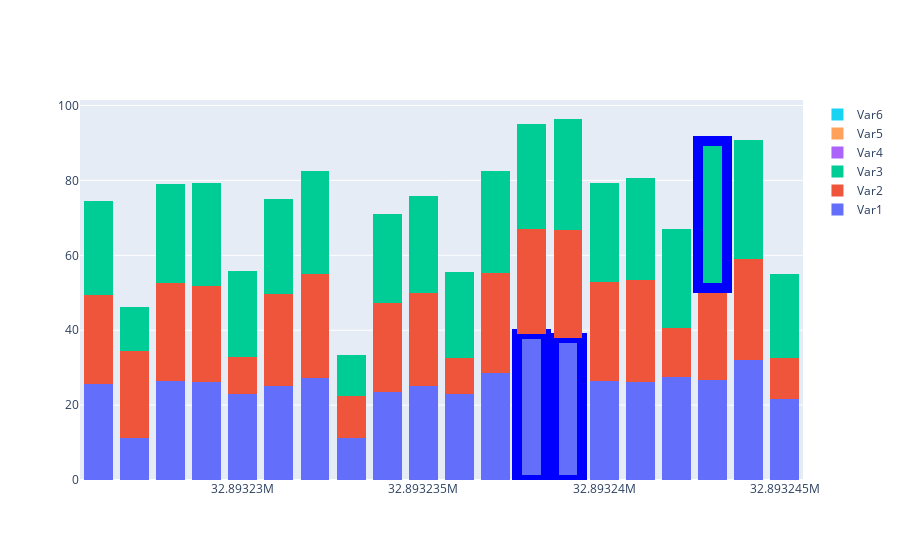

Notebook source saved alongside this figure:
### Code cell
# easier way, stop_lost with line width

fig = go.Figure(go.Bar(x = m5['POS'], y = m5['CADD_PHRED_VEP_gr0'], name = 'Var1', marker = dict(line = dict(color = 'blue', width = list(m5['new_stop_gr0'])))))
fig.add_trace(go.Bar(x = m5['POS'], y = m5['CADD_PHRED_VEP_gr1'], name = 'Var2', marker = dict(line = dict(color = 'blue', width = list(m5['new_stop_gr1'])))))
fig.add_trace(go.Bar(x = m5['POS'], y = m5['CADD_PHRED_VEP_gr2'], name = 'Var3', marker = dict(line = dict(color = 'blue', width = list(m5['new_stop_gr2'])))))
fig.add_trace(go.Bar(x = m5['POS'], y = m5['CADD_PHRED_VEP_gr3'], name = 'Var4', marker = dict(line = dict(color = 'blue', width = list(m5['new_stop_gr3'])))))
fig.add_trace(go.Bar(x = m5['POS'], y = m5['CADD_PHRED_VEP_gr4'], name = 'Var5', marker = dict(line = dict(color = 'blue', width = list(m5['new_stop_gr4'])))))
fig.add_trace(go.Bar(x = m5['POS'], y = m5['CADD_PHRED_VEP_gr5'], name = 'Var6', marker = dict(line = dict(color = 'blue', width = list(m5['new_stop_gr5'])))))
fig.update_layout(barmode = 'stack')
fig.show()

### Figure 1 — Plotly figure (JSON) as saved in the notebook; plotly's stock layout.template omitted (floating-point values rounded to 4 significant figures)
{"data": [{"marker": {"line": {"color": "blue", "width": [0, 0, 0, 0, 0, 0, 0, 0, 0, 0, 0, 0, 10, 10, 0, 0, 0, 0, 0, 0]}}, "name": "Var1", "type": "bar", "x": [32893226, 32893227, 32893228, 32893229, 32893230, 32893231, 32893232, 32893233, 32893234, 32893235, 32893236, 32893237, 32893238, 32893239, 32893240, 32893241, 32893242, 32893243, 32893244, 32893245], "y": [25.6, 11.14, 26.4, 26.1, 23, 25.1, 27.2, 11.13, 23.5, 25.1, 22.9, 28.6, 39, 38, 26.4, 26.1, 27.4, 26.7, 32, 21.6]}, {"marker": {"line": {"color": "blue", "width": [0, 0, 0, 0, 0, 0, 0, 0, 0, 0, 0, 0, 0, 0, 0, 0, 0, 0, 0, 0]}}, "name": "Var2", "type": "bar", "x": [32893226, 32893227, 32893228, 32893229, 32893230, 32893231, 32893232, 32893233, 32893234, 32893235, 32893236, 32893237, 32893238, 32893239, 32893240, 32893241, 32893242, 32893243, 32893244, 32893245], "y": [23.7, 23.3, 26.2, 25.8, 9.937, 24.6, 27.7, 11.27, 23.7, 24.8, 9.659, 26.7, 27.9, 28.8, 26.6, 27.3, 13.07, 24.7, 26.9, 11]}, {"marker": {"line": {"color": "blue", "width": [0, 0, 0, 0, 0, 0, 0, 0, 0, 0, 0, 0, 0, 0, 0, 0, 0, 10, 0, 0]}}, "name": "Var3", "type": "bar", "x": [32893226, 32893227, 32893228, 32893229, 32893230, 32893231, 32893232, 32893233, 32893234, 32893235, 32893236, 32893237, 32893238, 32893239, 32893240, 32893241, 32893242, 32893243, 32893244, 32893245], "y": [25.3, 11.67, 26.4, 27.4, 23, 25.4, 27.6, 11.07, 23.9, 26, 22.9, 27.1, 28.2, 29.6, 26.3, 27.3, 26.5, 39, 32, 22.3]}, {"marker": {"line": {"color": "blue", "width": [0, 0, 0, 0, 0, 0, 0, 0, 0, 0, 0, 0, 0, 0, 0, 0, 0, 0, 0, 0]}}, "name": "Var4", "type": "bar", "x": [32893226, 32893227, 32893228, 32893229, 32893230, 32893231, 32893232, 32893233, 32893234, 32893235, 32893236, 32893237, 32893238, 32893239, 32893240, 32893241, 32893242, 32893243, 32893244, 32893245], "y": [null, null, null, null, null, null, null, null, null, null, null, null, null, null, null, null, null, null, null, null]}, {"marker": {"line": {"color": "blue", "width": [0, 0, 0, 0, 0, 0, 0, 0, 0, 0, 0, 0, 0, 0, 0, 0, 0, 0, 0, 0]}}, "name": "Var5", "type": "bar", "x": [32893226, 32893227, 32893228, 32893229, 32893230, 32893231, 32893232, 32893233, 32893234, 32893235, 32893236, 32893237, 32893238, 32893239, 32893240, 32893241, 32893242, 32893243, 32893244, 32893245], "y": [null, null, null, null, null, null, null, null, null, null, null, null, null, null, null, null, null, null, null, null]}, {"marker": {"line": {"color": "blue", "width": [0, 0, 0, 0, 0, 0, 0, 0, 0, 0, 0, 0, 0, 0, 0, 0, 0, 0, 0, 0]}}, "name": "Var6", "type": "bar", "x": [32893226, 32893227, 32893228, 32893229, 32893230, 32893231, 32893232, 32893233, 32893234, 32893235, 32893236, 32893237, 32893238, 32893239, 32893240, 32893241, 32893242, 32893243, 32893244, 32893245], "y": [null, null, null, null, null, null, null, null, null, null, null, null, null, null, null, null, null, null, null, null]}], "layout": {"barmode": "stack"}}
